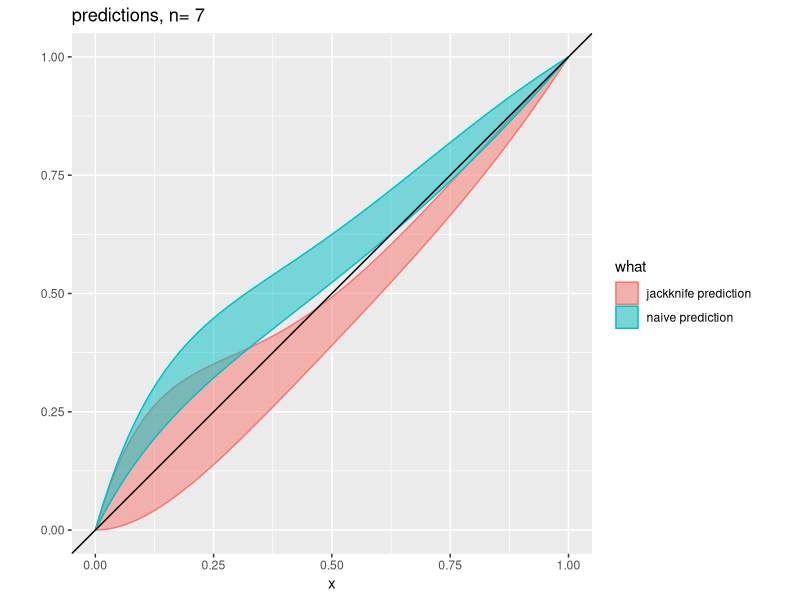
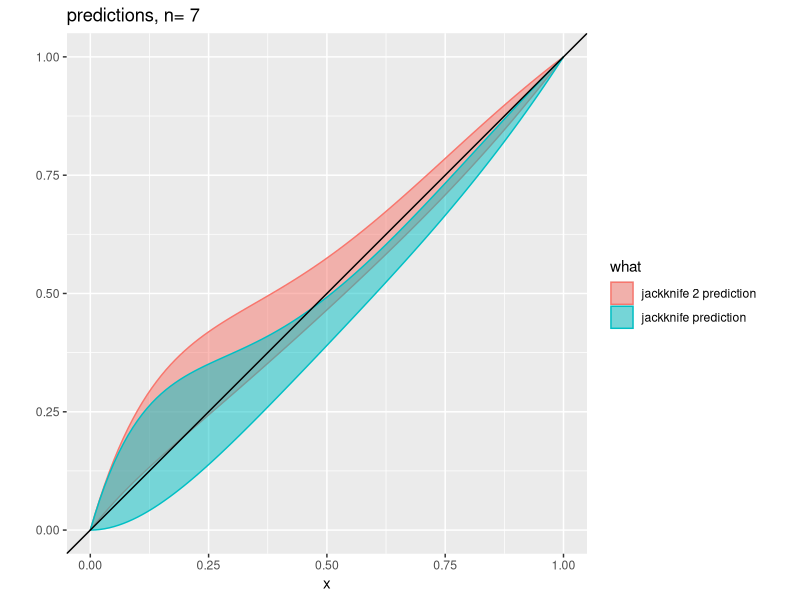
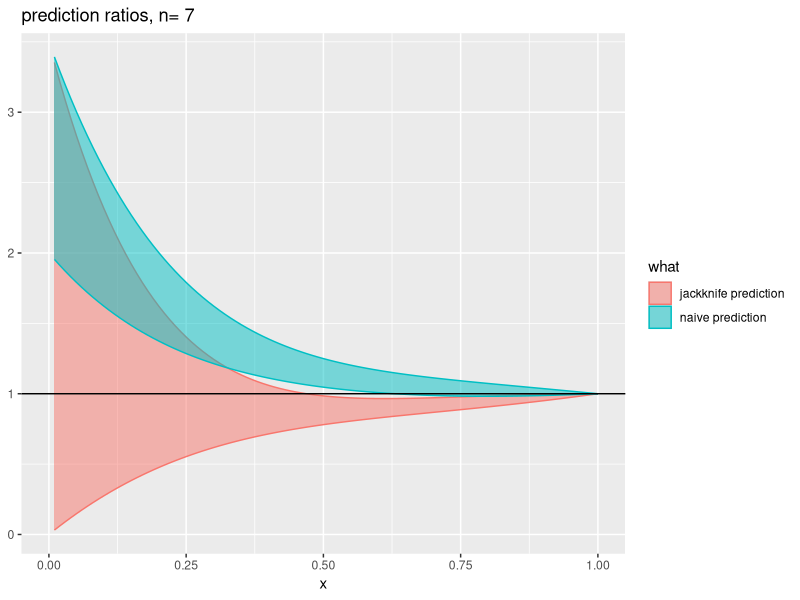
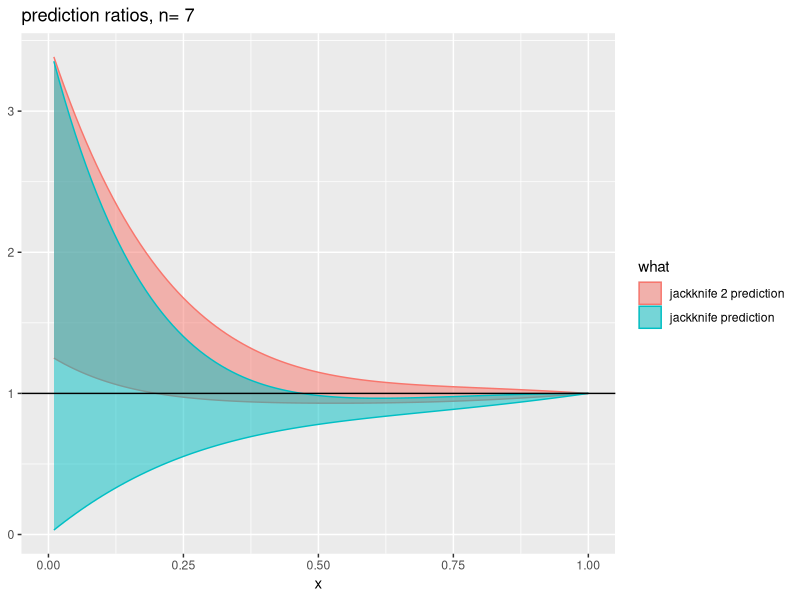

Reproduce these figures in R, in order.
## ---- chunk 1
library('polynom')
library('ggplot2')


# y_i = 1 with probability x, 0 otherwise
# k = # of groups
# n = # of examples
# B logistic regresion solution to y ~ 0 + est
# est formed different ways
set.seed(23225)
k <- 2
n <- 7
probOn <- polynomial(c(0,1))
gGroups <- paste('g',1:k,sep='')
d <- data.frame(group=sample(gGroups,n,replace=TRUE),
                one=1,
                y=FALSE,
                stringsAsFactors=FALSE)
dTest <- data.frame(group=gGroups,
                    stringsAsFactors=FALSE)

ests <- function(d) {
  num <- aggregate(y~group,data=d,FUN=sum)
  den <- aggregate(one~group,data=d,FUN=sum)
  est <- num$y/den$one
  names(est) <- num$group
  est
}

naiveEst <- function(d) {
  est <- ests(d)
  as.numeric(est[d$group])
}

jackknifeEst <- function(d,jackDenom=1) {
  num <- aggregate(y~group,data=d,FUN=sum)
  numM <- num$y
  names(numM) <- num$group
  numV <- numM[d$group]
  den <- aggregate(one~group,data=d,FUN=sum)
  denM <- den$one
  names(denM) <- den$group
  denV <- denM[d$group]
  v <- as.numeric((numV-d$y/jackDenom)/(denV-1/jackDenom))
  v[is.na(v)|is.infinite(v)|is.nan(v)] <- 0
  v
}


estimateExpectedPrediction <- function(d,dTest) {
  if(all(d$y) || all(!d$y) || 
     ((max(d$est)-min(d$est))<=1.0e-5)) {
    return(dTest$est)
  }
  m <- glm(y~0+est,data=d,family=binomial(link='logit'))
  predict(m,newdata=dTest,type='response')
}

ys <- expand.grid( rep( list(0:1), n))==1
nPredEstMin <- 0
jPredEstMin <- 0
jPredEst2Min <- 0
nPredEstMax <- 0
jPredEstMax <- 0
jPredEst2Max <- 0
for(ii in seq_len(nrow(ys))) {
  y <- as.logical(ys[ii,])
  d$y <- y
  py <- probOn^(sum(y))*(1-probOn)^(length(y)-sum(y))
  est <- ests(d)
  dTest$est <- as.numeric(est[dTest$group])
  d$est <- naiveEst(d)
  nPred <- estimateExpectedPrediction(d,dTest)
  nPredEstMin <- nPredEstMin + min(nPred)*py
  nPredEstMax <- nPredEstMax + max(nPred)*py
  d$est <- jackknifeEst(d,1)
  jPred <- estimateExpectedPrediction(d,dTest)
  jPredEstMin <- jPredEstMin + min(jPred)*py
  jPredEstMax <- jPredEstMax + max(jPred)*py
  d$est <- jackknifeEst(d,2)
  jPred2 <- estimateExpectedPrediction(d,dTest)
  jPredEst2Min <- jPredEst2Min + min(jPred2)*py
  jPredEst2Max <- jPredEst2Max + max(jPred2)*py
}

print('naive prediction')
print(nPredEstMin)
print(nPredEstMax)

print('jackknife prediction')
print(jPredEstMin)
print(jPredEstMax)

print('jackknife 2 prediction')
print(jPredEstMin)
print(jPredEstMax)

print('ideal prediction')
print(probOn)

plotD <- data.frame(x=seq(0,1,by=0.01),
                    stringsAsFactors = FALSE)
plotD2 <- plotD
plotD2$what <- 'naive prediction'
plotD2$estMin <- as.function(nPredEstMin)(plotD$x)
plotD2$estMax <- as.function(nPredEstMax)(plotD$x)
plotD3 <- plotD
plotD3$what <- 'jackknife prediction'
plotD3$estMin <- as.function(jPredEstMin)(plotD$x)
plotD3$estMax <- as.function(jPredEstMax)(plotD$x)
plotD4 <- plotD
plotD4$what <- 'jackknife 2 prediction'
plotD4$estMin <- as.function(jPredEst2Min)(plotD$x)
plotD4$estMax <- as.function(jPredEst2Max)(plotD$x)
plotD <- rbind(plotD2,plotD3,plotD4)

ggplot(data=rbind(plotD2,plotD3),mapping=aes(x=x,ymin=estMin,ymax=estMax,
                              color=what,fill=what)) +
  geom_ribbon(alpha=0.5) +
  geom_abline() + 
  coord_fixed() +
  ggtitle(paste('predictions, n=',n))

ggplot(data=rbind(plotD3,plotD4),
       mapping=aes(x=x,ymin=estMin,ymax=estMax,
                              color=what,fill=what)) +
  geom_ribbon(alpha=0.5) +
  geom_abline() + 
  coord_fixed() +
  ggtitle(paste('predictions, n=',n))


plotR <- data.frame(x=seq(0,1,by=0.01),
                    stringsAsFactors = FALSE)
plotR1ratio <- as.function(probOn)(plotR$x)
plotR2 <- plotR
plotR2$what <- 'naive prediction'
plotR2$ratioMin <- as.function(nPredEstMin)(plotR$x)/plotR1ratio
plotR2$ratioMax <- as.function(nPredEstMax)(plotR$x)/plotR1ratio
plotR3 <- plotR
plotR3$what <- 'jackknife prediction'
plotR3$ratioMin <- as.function(jPredEstMin)(plotR$x)/plotR1ratio
plotR3$ratioMax <- as.function(jPredEstMax)(plotR$x)/plotR1ratio
plotR4 <- plotR
plotR4$what <- 'jackknife 2 prediction'
plotR4$ratioMin <- as.function(jPredEst2Min)(plotR$x)/plotR1ratio
plotR4$ratioMax <- as.function(jPredEst2Max)(plotR$x)/plotR1ratio

ggplot(data=rbind(plotR2,plotR3),
       mapping=aes(x=x,ymin=ratioMin,ymax=ratioMax,
                   color=what,fill=what)) +
  geom_ribbon(alpha=0.5) +
  geom_hline(yintercept=1) +
  ggtitle(paste('prediction ratios, n=',n))

ggplot(data=rbind(plotR3,plotR4),
       mapping=aes(x=x,ymin=ratioMin,ymax=ratioMax,
                   color=what,fill=what)) +
  geom_ribbon(alpha=0.5) +
  geom_hline(yintercept=1) +
  ggtitle(paste('prediction ratios, n=',n))
